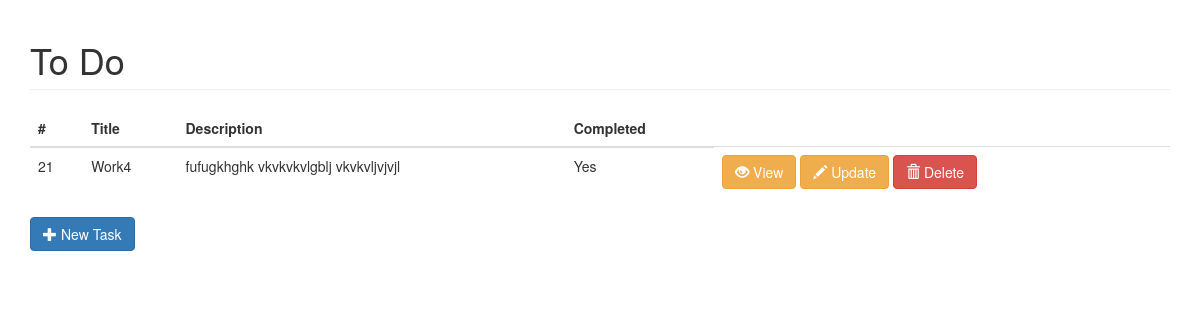
/tasks/, run on an earlier commit of the app's database.
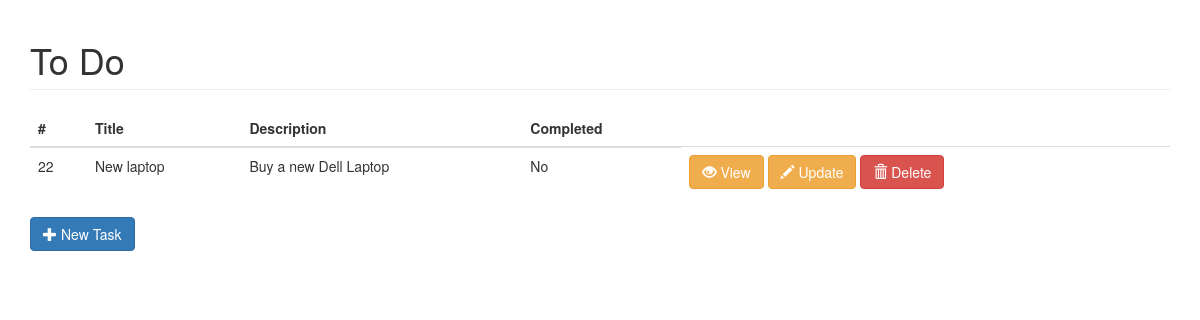
And on a later commit of the database.
### todo/models.py (models this page shows)
class Task(models.Model):
    title = models.CharField(max_length=20)
    description = models.TextField(max_length=200, null=True, blank=True)
    completed = models.BooleanField(default=False)
    created = models.DateTimeField(auto_now_add=True)
    REQUIRED_FIELD = ['title']

### todo/views.py (the view)
# urls.py: path('tasks/', views.task_list, name='task'),
def task_list(request):
    tasks = Task.objects.all()
    return render(request, 'home.html', {'tasks': tasks})

### todo/templates/home.html (shortened to what this page needs)
{% extends 'base.html' %}
{% block content %}
<h1 class="page-header">To Do</h1>
<table class="table" id="task-table">
  <thead>
    <tr>
      <th>#</th>
      <th>Title</th>
      <th>Description</th>
      <th>Completed</th>
    </tr>
  </thead>
  <tbody>
    {% include "tasklist.html" %}
  </tbody>
</table>
<button class="btn btn-primary show-form" data-url="{% url 'create' %}">
  <span class="glyphicon glyphicon-plus"></span>
  New Task
</button>
{% endblock %}

### todo/templates/base.html (shortened to what this page needs)
{% load static %}
<!DOCTYPE html>
<html lang="en">
<head>
  <link href="{% static 'css/bootstrap.min.css' %}" rel="stylesheet">
</head>
<body>
  <div class="container">
    {% block content %}
    {% endblock %}
  </div>
</body>
</html>

### todo/templates/tasklist.html
{% for task in tasks %}
<tr>
  <td>{{ task.id }}</td>
  <td>{{ task.title }}</td>
  <td>{{ task.description }}</td>
  {% if task.completed %}
  <td>Yes</td>
  {% else %}
  <td>No</td>
  {% endif %}
  <td>
    <button class="btn btn-warning show-form-update" data-url="{% url 'detail' task.id %}">
      <span class="glyphicon glyphicon-eye-open"></span>
      View
    </button>
    <button class="btn btn-warning show-form-update" data-url="{% url 'update' task.id %}">
      <span class="glyphicon glyphicon-pencil"></span>
      Update
    </button>
    <button class="btn btn-danger show-form-delete" data-url="{% url 'delete' task.id %}">
      <span class="glyphicon glyphicon-trash"></span>
      Delete
    </button>
  </td>
</tr>
{% empty %}
<tr>
  <td colspan="7" class="text-center bg-warning">No task</td>
</tr>
{% endfor %}

What changed in the data, as far as the page shows it:
removed Task: id "21", title "Work4", description "fufugkhghk vkvkvkvlgblj vkvkvljvjvjl", completed "Yes"
added Task: id "22", title "New laptop", description "Buy a new Dell Laptop", completed "No"
